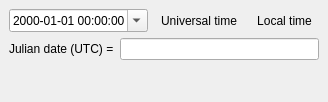
<?xml version="1.0" encoding="UTF-8"?>
<ui version="4.0">
 <class>CJulianDateConverterDockWidget</class>
 <widget class="QDockWidget" name="CJulianDateConverterDockWidget">
  <property name="geometry">
   <rect>
    <x>0</x>
    <y>0</y>
    <width>322</width>
    <height>102</height>
   </rect>
  </property>
  <property name="windowTitle">
   <string>DockWidget</string>
  </property>
  <widget class="QWidget" name="dockWidgetContents">
   <layout class="QVBoxLayout" name="verticalLayout">
    <item>
     <layout class="QHBoxLayout" name="horizontalLayout_2">
      <item>
       <widget class="QDateTimeEdit" name="dateTimeEdit">
        <property name="sizePolicy">
         <sizepolicy hsizetype="Expanding" vsizetype="Fixed">
          <horstretch>1</horstretch>
          <verstretch>0</verstretch>
         </sizepolicy>
        </property>
        <property name="displayFormat">
         <string>yyyy-MM-dd HH:mm:ss</string>
        </property>
        <property name="calendarPopup">
         <bool>true</bool>
        </property>
       </widget>
      </item>
      <item>
       <widget class="QToolButton" name="universalTimeButton">
        <property name="text">
         <string>Universal time</string>
        </property>
        <property name="checkable">
         <bool>true</bool>
        </property>
        <property name="checked">
         <bool>false</bool>
        </property>
        <property name="autoExclusive">
         <bool>true</bool>
        </property>
        <property name="autoRaise">
         <bool>true</bool>
        </property>
       </widget>
      </item>
      <item>
       <widget class="QToolButton" name="localTimeButton">
        <property name="text">
         <string>Local time</string>
        </property>
        <property name="checkable">
         <bool>true</bool>
        </property>
        <property name="autoExclusive">
         <bool>true</bool>
        </property>
        <property name="autoRaise">
         <bool>true</bool>
        </property>
       </widget>
      </item>
     </layout>
    </item>
    <item>
     <layout class="QHBoxLayout" name="horizontalLayout_3">
      <item>
       <widget class="QLabel" name="jdLabel">
        <property name="text">
         <string>Julian date (UTC) =</string>
        </property>
       </widget>
      </item>
      <item>
       <widget class="QLineEdit" name="jdEdit"/>
      </item>
     </layout>
    </item>
    <item>
     <spacer name="verticalSpacer">
      <property name="orientation">
       <enum>Qt::Vertical</enum>
      </property>
      <property name="sizeHint" stdset="0">
       <size>
        <width>20</width>
        <height>40</height>
       </size>
      </property>
     </spacer>
    </item>
   </layout>
  </widget>
 </widget>
 <resources/>
 <connections/>
</ui>
